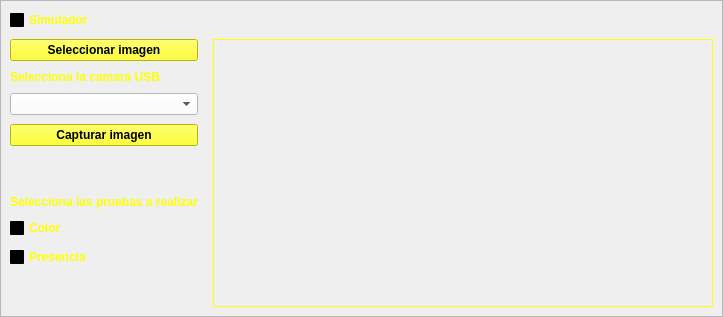
     <widget class="QWidget" name="tab">
      <attribute name="title">
       <string>HOME</string>
      </attribute>
      <layout class="QGridLayout" name="gridLayout_2">
       <property name="leftMargin">
        <number>0</number>
       </property>
       <property name="topMargin">
        <number>0</number>
       </property>
       <property name="rightMargin">
        <number>0</number>
       </property>
       <property name="bottomMargin">
        <number>0</number>
       </property>
       <item row="0" column="0">
        <widget class="QFrame" name="frame">
         <property name="frameShape">
          <enum>QFrame::StyledPanel</enum>
         </property>
         <property name="frameShadow">
          <enum>QFrame::Raised</enum>
         </property>
         <layout class="QGridLayout" name="gridLayout_3">
          <property name="horizontalSpacing">
           <number>15</number>
          </property>
          <property name="verticalSpacing">
           <number>9</number>
          </property>
          <item row="7" column="0">
           <widget class="QCheckBox" name="activarColorChB">
            <property name="font">
             <font>
              <pointsize>9</pointsize>
              <weight>75</weight>
              <bold>true</bold>
             </font>
            </property>
            <property name="styleSheet">
             <string notr="true">background-color: qlineargradient(spread:pad, x1:0, y1:0, x2:1, y2:0, stop:1 rgba(0, 0, 0, 0));
color: rgb(255, 255, 0);</string>
            </property>
            <property name="text">
             <string>Color</string>
            </property>
           </widget>
          </item>
          <item row="8" column="0">
           <widget class="QCheckBox" name="activarPresenciaChB">
            <property name="font">
             <font>
              <pointsize>9</pointsize>
              <weight>75</weight>
              <bold>true</bold>
             </font>
            </property>
            <property name="styleSheet">
             <string notr="true">background-color: qlineargradient(spread:pad, x1:0, y1:0, x2:1, y2:0, stop:1 rgba(0, 0, 0, 0));
color: rgb(255, 255, 0);</string>
            </property>
            <property name="text">
             <string>Presencia</string>
            </property>
           </widget>
          </item>
          <item row="9" column="0">
           <spacer name="verticalSpacer">
            <property name="orientation">
             <enum>Qt::Vertical</enum>
            </property>
            <property name="sizeHint" stdset="0">
             <size>
              <width>20</width>
              <height>40</height>
             </size>
            </property>
           </spacer>
          </item>
          <item row="0" column="0">
           <widget class="QCheckBox" name="simuladorChB">
            <property name="font">
             <font>
              <pointsize>9</pointsize>
              <weight>75</weight>
              <bold>true</bold>
             </font>
            </property>
            <property name="styleSheet">
             <string notr="true">background-color: qlineargradient(spread:pad, x1:0, y1:0, x2:1, y2:0, stop:1 rgba(0, 0, 0, 0));
color: rgb(255, 255, 0);</string>
            </property>
            <property name="text">
             <string>Simulador</string>
            </property>
           </widget>
          </item>
          <item row="2" column="0">
           <widget class="QLabel" name="label">
            <property name="font">
             <font>
              <pointsize>9</pointsize>
              <weight>75</weight>
              <bold>true</bold>
             </font>
            </property>
            <property name="styleSheet">
             <string notr="true">background-color: qlineargradient(spread:pad, x1:0, y1:0, x2:1, y2:0, stop:1 rgba(0, 0, 0, 0));
color: rgb(255, 255, 0);</string>
            </property>
            <property name="text">
             <string>Selecciona la camara USB</string>
            </property>
           </widget>
          </item>
          <item row="3" column="0">
           <widget class="QComboBox" name="camarasCBox">
            <property name="styleSheet">
             <string notr="true">background-color: rgb(255, 255, 255);</string>
            </property>
           </widget>
          </item>
          <item row="5" column="0">
           <spacer name="verticalSpacer_2">
            <property name="orientation">
             <enum>Qt::Vertical</enum>
            </property>
            <property name="sizeType">
             <enum>QSizePolicy::Preferred</enum>
            </property>
            <property name="sizeHint" stdset="0">
             <size>
              <width>20</width>
              <height>40</height>
             </size>
            </property>
           </spacer>
          </item>
          <item row="1" column="0">
           <widget class="QPushButton" name="selectImageButton">
            <property name="font">
             <font>
              <pointsize>9</pointsize>
              <weight>75</weight>
              <bold>true</bold>
             </font>
            </property>
            <property name="styleSheet">
             <string notr="true">background-color: rgb(255, 255, 0);</string>
            </property>
            <property name="text">
             <string>Seleccionar imagen</string>
            </property>
           </widget>
          </item>
          <item row="4" column="0">
           <widget class="QPushButton" name="capturarImagenButton">
            <property name="font">
             <font>
              <pointsize>9</pointsize>
              <weight>75</weight>
              <bold>true</bold>
             </font>
            </property>
            <property name="styleSheet">
             <string notr="true">background-color: rgb(255, 255, 0);</string>
            </property>
            <property name="text">
             <string>Capturar imagen</string>
            </property>
           </widget>
          </item>
          <item row="6" column="0">
           <widget class="QLabel" name="label_4">
            <property name="font">
             <font>
              <pointsize>9</pointsize>
              <weight>75</weight>
              <bold>true</bold>
             </font>
            </property>
            <property name="styleSheet">
             <string notr="true">background-color: qlineargradient(spread:pad, x1:0, y1:0, x2:1, y2:0, stop:1 rgba(0, 0, 0, 0));
color: rgb(255, 255, 0);</string>
            </property>
            <property name="text">
             <string>Selecciona las pruebas a realizar</string>
            </property>
           </widget>
          </item>
          <item row="1" column="1" rowspan="9">
           <widget class="QLabel" name="imagenCapturadaLabel">
            <property name="minimumSize">
             <size>
              <width>500</width>
              <height>0</height>
             </size>
            </property>
            <property name="maximumSize">
             <size>
              <width>500</width>
              <height>16777215</height>
             </size>
            </property>
            <property name="palette">
             <palette>
              <active>
               <colorrole role="WindowText">
                <brush brushstyle="SolidPattern">
                 <color alpha="255">
                  <red>255</red>
                  <green>255</green>
                  <blue>0</blue>
                 </color>
                </brush>
               </colorrole>
               <colorrole role="Button">
                <brush brushstyle="LinearGradientPattern">
                 <gradient startx="0.000000000000000" starty="0.000000000000000" endx="1.000000000000000" endy="1.000000000000000" type="LinearGradient" spread="PadSpread" coordinatemode="ObjectBoundingMode">
                  <gradientstop position="0.000000000000000">
                   <color alpha="255">
                    <red>0</red>
                    <green>0</green>
                    <blue>0</blue>
                   </color>
                  </gradientstop>
                  <gradientstop position="1.000000000000000">
                   <color alpha="255">
                    <red>111</red>
                    <green>111</green>
                    <blue>111</blue>
                   </color>
                  </gradientstop>
                 </gradient>
                </brush>
               </colorrole>
               <colorrole role="Base">
                <brush brushstyle="LinearGradientPattern">
                 <gradient startx="0.000000000000000" starty="0.000000000000000" endx="1.000000000000000" endy="1.000000000000000" type="LinearGradient" spread="PadSpread" coordinatemode="ObjectBoundingMode">
                  <gradientstop position="0.000000000000000">
                   <color alpha="255">
                    <red>0</red>
                    <green>0</green>
                    <blue>0</blue>
                   </color>
                  </gradientstop>
                  <gradientstop position="1.000000000000000">
                   <color alpha="255">
                    <red>111</red>
                    <green>111</green>
                    <blue>111</blue>
                   </color>
                  </gradientstop>
                 </gradient>
                </brush>
               </colorrole>
               <colorrole role="Window">
                <brush brushstyle="LinearGradientPattern">
                 <gradient startx="0.000000000000000" starty="0.000000000000000" endx="1.000000000000000" endy="1.000000000000000" type="LinearGradient" spread="PadSpread" coordinatemode="ObjectBoundingMode">
                  <gradientstop position="0.000000000000000">
                   <color alpha="255">
                    <red>0</red>
                    <green>0</green>
                    <blue>0</blue>
                   </color>
                  </gradientstop>
                  <gradientstop position="1.000000000000000">
                   <color alpha="255">
                    <red>111</red>
                    <green>111</green>
                    <blue>111</blue>
                   </color>
                  </gradientstop>
                 </gradient>
                </brush>
               </colorrole>
              </active>
              <inactive>
               <colorrole role="WindowText">
                <brush brushstyle="SolidPattern">
                 <color alpha="255">
                  <red>255</red>
                  <green>255</green>
                  <blue>0</blue>
                 </color>
                </brush>
               </colorrole>
               <colorrole role="Button">
                <brush brushstyle="LinearGradientPattern">
                 <gradient startx="0.000000000000000" starty="0.000000000000000" endx="1.000000000000000" endy="1.000000000000000" type="LinearGradient" spread="PadSpread" coordinatemode="ObjectBoundingMode">
                  <gradientstop position="0.000000000000000">
                   <color alpha="255">
                    <red>0</red>
                    <green>0</green>
                    <blue>0</blue>
                   </color>
                  </gradientstop>
                  <gradientstop position="1.000000000000000">
                   <color alpha="255">
                    <red>111</red>
                    <green>111</green>
                    <blue>111</blue>
                   </color>
                  </gradientstop>
                 </gradient>
                </brush>
               </colorrole>
               <colorrole role="Base">
                <brush brushstyle="LinearGradientPattern">
                 <gradient startx="0.000000000000000" starty="0.000000000000000" endx="1.000000000000000" endy="1.000000000000000" type="LinearGradient" spread="PadSpread" coordinatemode="ObjectBoundingMode">
                  <gradientstop position="0.000000000000000">
                   <color alpha="255">
                    <red>0</red>
                    <green>0</green>
                    <blue>0</blue>
                   </color>
                  </gradientstop>
                  <gradientstop position="1.000000000000000">
                   <color alpha="255">
                    <red>111</red>
                    <green>111</green>
                    <blue>111</blue>
                   </color>
                  </gradientstop>
                 </gradient>
                </brush>
               </colorrole>
               <colorrole role="Window">
                <brush brushstyle="LinearGradientPattern">
                 <gradient startx="0.000000000000000" starty="0.000000000000000" endx="1.000000000000000" endy="1.000000000000000" type="LinearGradient" spread="PadSpread" coordinatemode="ObjectBoundingMode">
                  <gradientstop position="0.000000000000000">
                   <color alpha="255">
                    <red>0</red>
                    <green>0</green>
                    <blue>0</blue>
                   </color>
                  </gradientstop>
                  <gradientstop position="1.000000000000000">
                   <color alpha="255">
                    <red>111</red>
                    <green>111</green>
                    <blue>111</blue>
                   </color>
                  </gradientstop>
                 </gradient>
                </brush>
               </colorrole>
              </inactive>
              <disabled>
               <colorrole role="WindowText">
                <brush brushstyle="SolidPattern">
                 <color alpha="255">
                  <red>120</red>
                  <green>120</green>
                  <blue>120</blue>
                 </color>
                </brush>
               </colorrole>
               <colorrole role="Button">
                <brush brushstyle="LinearGradientPattern">
                 <gradient startx="0.000000000000000" starty="0.000000000000000" endx="1.000000000000000" endy="1.000000000000000" type="LinearGradient" spread="PadSpread" coordinatemode="ObjectBoundingMode">
                  <gradientstop position="0.000000000000000">
                   <color alpha="255">
                    <red>0</red>
                    <green>0</green>
                    <blue>0</blue>
                   </color>
                  </gradientstop>
                  <gradientstop position="1.000000000000000">
                   <color alpha="255">
                    <red>111</red>
                    <green>111</green>
                    <blue>111</blue>
                   </color>
                  </gradientstop>
                 </gradient>
                </brush>
               </colorrole>
               <colorrole role="Base">
                <brush brushstyle="LinearGradientPattern">
                 <gradient startx="0.000000000000000" starty="0.000000000000000" endx="1.000000000000000" endy="1.000000000000000" type="LinearGradient" spread="PadSpread" coordinatemode="ObjectBoundingMode">
                  <gradientstop position="0.000000000000000">
                   <color alpha="255">
                    <red>0</red>
                    <green>0</green>
                    <blue>0</blue>
                   </color>
                  </gradientstop>
                  <gradientstop position="1.000000000000000">
                   <color alpha="255">
                    <red>111</red>
                    <green>111</green>
                    <blue>111</blue>
                   </color>
                  </gradientstop>
                 </gradient>
                </brush>
               </colorrole>
               <colorrole role="Window">
                <brush brushstyle="LinearGradientPattern">
                 <gradient startx="0.000000000000000" starty="0.000000000000000" endx="1.000000000000000" endy="1.000000000000000" type="LinearGradient" spread="PadSpread" coordinatemode="ObjectBoundingMode">
                  <gradientstop position="0.000000000000000">
                   <color alpha="255">
                    <red>0</red>
                    <green>0</green>
                    <blue>0</blue>
                   </color>
                  </gradientstop>
                  <gradientstop position="1.000000000000000">
                   <color alpha="255">
                    <red>111</red>
                    <green>111</green>
                    <blue>111</blue>
                   </color>
                  </gradientstop>
                 </gradient>
                </brush>
               </colorrole>
              </disabled>
             </palette>
            </property>
            <property name="frameShape">
             <enum>QFrame::Box</enum>
            </property>
            <property name="text">
             <string/>
            </property>
            <property name="scaledContents">
             <bool>true</bool>
            </property>
           </widget>
          </item>
         </layout>
        </widget>
       </item>
      </layout>
     </widget>
